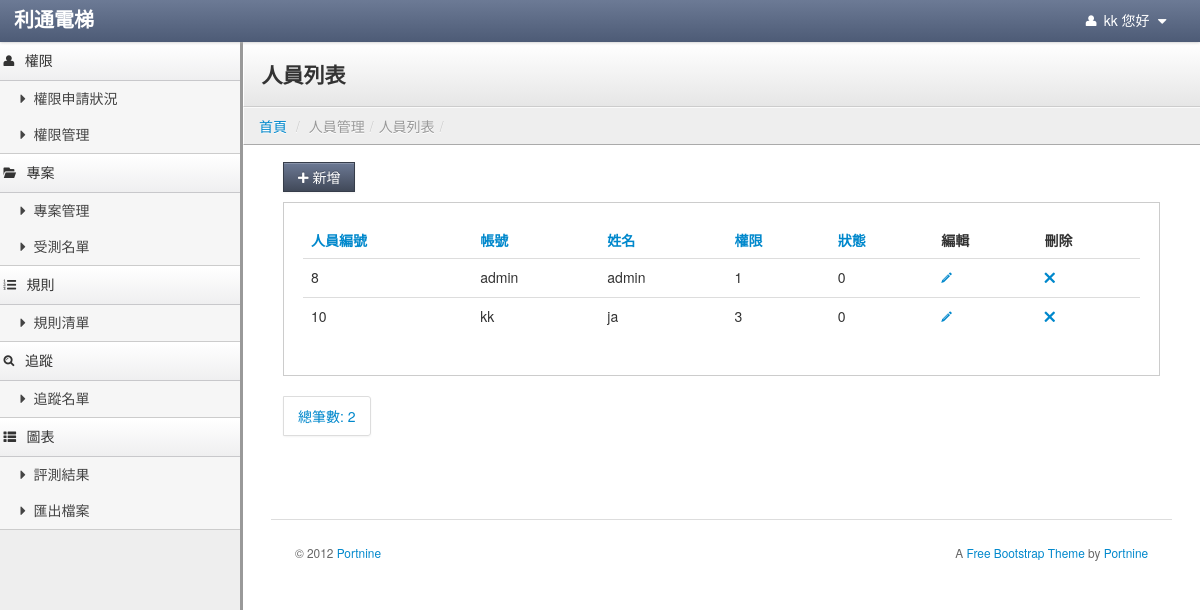
/index.php/personal/personal_list (signed in), run on an earlier commit of the app's database.
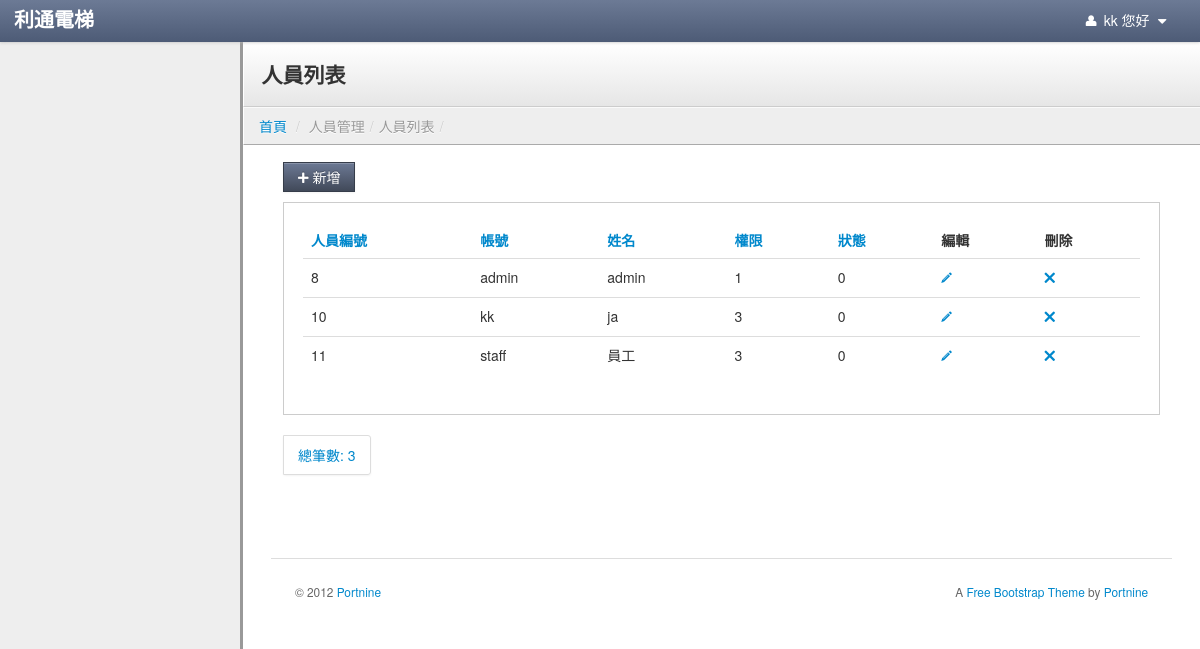
And on a later commit of the database.
### tables this page shows
CREATE TABLE `usermenu` (
  `menuid` int(5) NOT NULL AUTO_INCREMENT COMMENT '菜單ID',
  `parentid` int(5) NOT NULL DEFAULT '0' COMMENT '上層菜單',
  `title` varchar(30) NOT NULL COMMENT '標題',
  `controller` varchar(40) NOT NULL COMMENT '控制器',
  `actioner` varchar(40) NOT NULL COMMENT '動作',
  `icon` varchar(100) DEFAULT NULL,
  `ismenu` tinyint(1) NOT NULL DEFAULT '0' COMMENT '是否顯示',
  `sort` tinyint(4) NOT NULL DEFAULT '0' COMMENT '排序',
  `isdisabled` tinyint(1) NOT NULL DEFAULT '0' COMMENT '是否刪除',
  PRIMARY KEY (`menuid`)
);

CREATE TABLE `account` (
  `id` int(11) NOT NULL AUTO_INCREMENT,
  `account` varchar(255) NOT NULL,
  `password` varchar(255) NOT NULL,
  `name` varchar(255) NOT NULL,
  `permission` varchar(255) NOT NULL,
  `status` int(5) NOT NULL,
  `menuidarray` text,
  `isdelete` tinyint(2) NOT NULL DEFAULT '0' COMMENT '邏輯刪除用戶',
  PRIMARY KEY (`id`)
);

### application/controllers/Personal.php (called while the page is built, shortened)
<?php
class Personal extends CI_Controller
{
	var $data = array();
	function __construct()
	{
        $this->load->model('public_tools');
        $this->load->model('m_personal_model');
		$this->load->library('datamodel');
		$this->load->library('Member');
        $this->load->library('pagination');
        $this->load->model('Usermenu_model');
        $usermenu_m = new Usermenu_model();
        if(isset($_SESSION['id'])) {
            $this->aUsermenulist = $usermenu_m->usermenulist($_SESSION['id']);
        }
	}
    public function personal_list()
    {
        $public_tools = new public_tools();
        $m_personal_model = new m_personal_model();
        $this->data['page_title'] = '人員列表';
        $this->data['breadcrumb_trail'] = $public_tools->breadcrumbTrail(array('人員管理','人員列表'));
        $toPage = $this->input->get('per_page');
        $perPageRows = 10;
        $iResult = $m_personal_model->getPersonalList($toPage,$perPageRows);
        $this->data['list'] = $iResult['results'];
        $this->data['total_rows'] = $iResult['affects'];
        $this->load->view('v_personal_list', $this->data);
    }
}

### index.php (called while the page is built, shortened)
<?php
require_once BASEPATH.'core/CodeIgniter.php';

### application/models/usermenu_model.php (called while the page is built, shortened)
<?php
class Usermenu_model extends CI_Model
{
	public function usermenulist($iUserid=0)
	{
        $sSql = "select menuidarray,permission from account where id ={$iUserid} and `status`=0";
        $query = $this->db->query($sSql);
        $useridmenu = $query->row_array();
        $power_group = 'employee_group';
        switch ($useridmenu['permission']){
            case 3:
                $power_group = 'employee_group';
                break;
        }
        $sSql = "select configvalue from config where configkey ='{$power_group}'";
        $query = $this->db->query($sSql);
        $configmenu = $query->row_array();
        $diffstr = $useridmenu['menuidarray'] .','.$configmenu['configvalue'];
        $diffarray = explode(',',$diffstr);
        $diffarray = array_unique($diffarray);
        asort($diffarray);
        $useridmenu['menuidarray'] = implode(',',$diffarray);
        $sSql = "select * from usermenu where menuid in ({$useridmenu['menuidarray']}) and ismenu=1 and isdisabled!=1 and parentid = 0";
        $query = $this->db->query($sSql);
        $results = array();
        foreach ($query->result_array() as $vNavheader){
            $results[$vNavheader['menuid']] = $vNavheader;
            $sSql = "select * from usermenu where menuid in ({$useridmenu['menuidarray']}) and parentid = '{$vNavheader['menuid']}' and ismenu=1 and isdisabled!=1";
            $query_navlist = $this->db->query($sSql);
            foreach ($query_navlist->result_array() as $vNavlist){
                $results[$vNavheader['menuid']]['subtype'][]=$vNavlist;
            }
        }
        return $results;
	}
}

### application/models/m_personal_model.php (called while the page is built, shortened)
<?php
class m_personal_model extends CI_Model
{
    public function getPersonalList($toPage,$toRows)
    {
        $public_tools = new public_tools();
        $toPage = is_null($toPage)?1:$toPage;
        $toPage = ($toPage-1)<0?0:($toPage-1)*$toRows;
        $sSql = "select * from account where isdelete=0 limit $toPage,$toRows";
        $query = $this->db->query($sSql);
        $data['results'] = $query->result_array();
        $data['affects'] = $public_tools->get_total('account');
        return $data;
    }
}

### application/views/v_personal_list.php (the view, shortened to what the changed rows need)
<!DOCTYPE html>
<html lang="en">
	<?php
		include "head.php";
	?>
	<body>
		<?php
			include "sidebar-nav.php";
		?>
		<div class="content">
			<div class="header">
				<h1 class="page-title"><?=$this->data['page_title']?></h1>
			</div>
				<ul class="breadcrumb">
					<li><a href="<?=base_url("/mainpage/index")?>">首頁</a> <span class="divider">/</span></li>
					<?=$this->data['breadcrumb_trail']?>
				</ul>
			<div class="container-fluid">
				<div class="row-fluid">
					<div class="container-fluid">
						<div class="row-fluid">
							<form action="<?=base_url("/personal/personal_borad")?>" method="post">
								<div class="well">
									<table class="table sortable">
										<thead>
											<tr>
												<th><a href="#">人員編號</a></th>
												<th><a href="#">帳號</a></th>
												<th><a href="#">姓名</a></th>
												<th><a href="#">權限</a></th>
												<th><a href="#">狀態</a></th>
												<th class="sorttable_nosort">編輯</th>
												<th class="sorttable_nosort">刪除</th>
											</tr>
										</thead>
										<tbody>
                                        <?php if (count($this->data['list']) != 0): ?>
                                            <?php foreach ($this->data['list'] as $v): ?>
                                                <tr>
                                                    <td><?=$v['id'];?></td>
                                                    <td><?=$v['account'];?></td>
                                                    <td><?=$v['name'];?></td>
                                                    <td><?=$v['permission'];?></td>
                                                    <td><?=$v['status'];?></td>
                                                    <td><a href="<?=base_url("/personal/edit_personal")?>/personal_id/<?=$v['id'];?>" ><i class="icon-pencil"></i></td>
                                                    <td><a href="javascript: void(0)" onclick="ondeleteqwe('<?=$v['id'];?>','<?=$v['name'];?>')"><i class="icon-remove"></i></a></td>
                                                </tr>
                                            <?php endforeach; ?>
                                        <?php endif; ?>
										</tbody>
									</table>
								</div>
							</form>
							<div class="pagination">
								<ul>
                                    <li><a href="">總筆數: <?=$this->data['total_rows'];?></a></li>
                                </ul>
							</div>
						</div>
					</div>
				</div>
			</div>
		</div>
	</body>
</html>

### application/models/public_tools.php (shortened to what the changed rows need)
<?php
class Public_tools extends CI_Model
{
	public function breadcrumbTrail($data = array())
	{
        $results ='';
        foreach ($data as $v){
            $results .= '<li class="active">'.$v.'<span class="divider">/</span></li>';
        }
        return $results;
	}
}

### application/views/sidebar-nav.php
<div class="sidebar-nav">
       <?php
           foreach($this->aUsermenulist as $v){
               echo '<a href="#'.$v['controller'].'-menu" class="nav-header" data-toggle="collapse"><i class="'.$v['icon'].'"></i>'.$v['title'].'</i></a>';
               if(!empty($v['subtype'])){
                   echo '<ul id="'.$v['controller'].'-menu" class="nav nav-list collapse in">';
                   foreach($v['subtype'] as $vSub){
                       echo '<li ><a href="'.base_url("/{$vSub['controller']}/{$vSub['actioner']}").'"><i class="'.$vSub['icon'].'"></i>'.$vSub['title'].'</a></li>';
                   }
                   echo '</ul>';
               }
           }
       ?>
   </div>

What changed in the data, as far as the page shows it:
no longer on this page (row edited): usermenu: title "權限"
no longer on this page (row edited): usermenu: title "權限申請狀況", shown under "權限"
no longer on this page (row edited): usermenu: title "權限管理", shown under "權限"
no longer on this page (row edited): usermenu: title "專案"
no longer on this page (row edited): usermenu: title "專案管理", shown under "專案"
no longer on this page (row edited): usermenu: title "受測名單", shown under "專案"
no longer on this page (row edited): usermenu: title "規則"
no longer on this page (row edited): usermenu: title "規則清單", shown under "規則"
no longer on this page (row edited): usermenu: title "追蹤"
no longer on this page (row edited): usermenu: title "追蹤名單", shown under "追蹤"
no longer on this page (row edited): usermenu: title "圖表"
no longer on this page (row edited): usermenu: title "評測結果", shown under "圖表"
no longer on this page (row unchanged): usermenu: title "匯出檔案", shown under "圖表"
added account: id "11", account "staff", name "員工", permission "3", status "0"
Also different on the page:
$this->data['total_rows']: "2" → "3"
